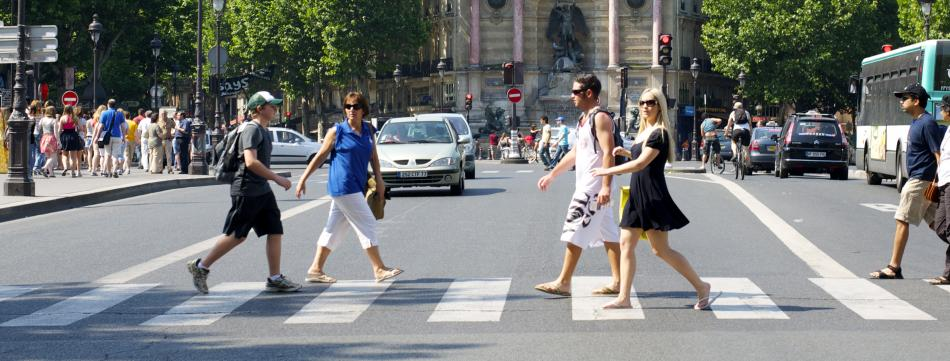
#> input picture pedestrian.jpg, 950 x 361 px
$ python -i hog.py   (imports and definitions only)   (older library calls are emulated)
#> lines starting #> are read from the running program, lines starting #| are printed output that depends on the picture
#> further down, picture is the input picture: shape (361, 950, 3); mean B, G, R 122.3, 123.4, 120.6
import numpy as np
import cv2
from numpy import linalg as LA


def hog(img, cell_size=8, block_size=2, bins=9):
    # Chuyển sang ảnh xám và resize ảnh
#> called with cell_size = 8, block_size = 2, bins = 9
    if len(img.shape) > 2:
        img = cv2.cvtColor(img, cv2.COLOR_BGR2GRAY)
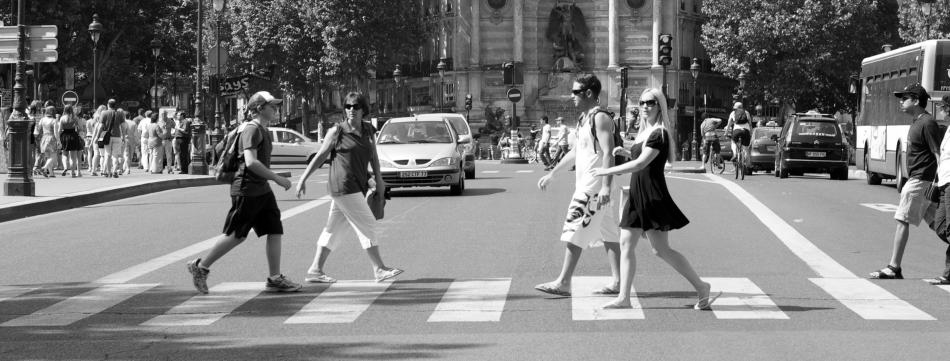
#> img: shape (361, 950); min 0, max 255, mean 122.5

    # Lấy chiêù cao và chiêù rộng cuả ảnh
    h, w = img.shape  # 128, 64
#> h = 361; w = 950
    if h != 128 or w != 64:
        img = cv2.resize(src=img, dsize=(64, 128))
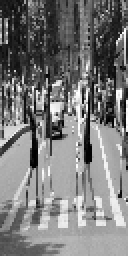
#> img: shape (128, 64) (shown 2 times larger); min 0, max 254, mean 121.7
        h, w = img.shape  # 128, 64
#> h = 128; w = 64

    """ TÍNH GRADIENT CỦA ẢNH """
    x_kernel = np.array([[-1, 0, 1]])
    y_kernel = np.array([[-1], [0], [1]])
    dx = cv2.filter2D(img, cv2.CV_32F, x_kernel)
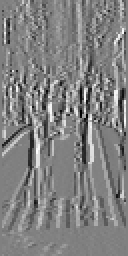
#> dx: shape (128, 64) float32 (shown 2 times larger); min -237, max 232, mean 0.7; drawn with min black and max white
    dy = cv2.filter2D(img, cv2.CV_32F, y_kernel)
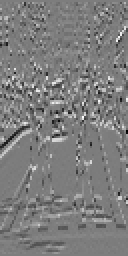
#> dy: shape (128, 64) float32 (shown 2 times larger); min -226, max 234, mean 1; drawn with min black and max white

    # Độ lớn và hướng gradient cuả toàn bộ ảnh
    maginutude = np.sqrt(np.square(dx) + np.square(dy))
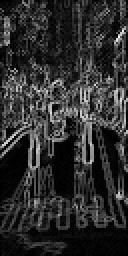
#> maginutude: shape (128, 64) float32 (shown 2 times larger); min 0, max 294.6, mean 53.6; drawn with min black and max white
    orientation = np.arctan(np.divide(dy, dx + 0.00001))  # radient
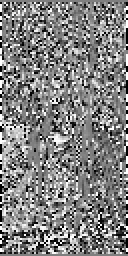
#> orientation: shape (128, 64) float32 (shown 2 times larger); min -1.57, max 1.57, mean 0.0313; drawn with min black and max white
    orientation = np.degrees(orientation)  # -90 -> 90
    orientation += 90  # 0 -> 180
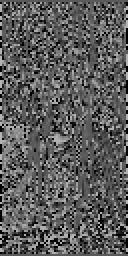
#> orientation: shape (128, 64) float32 (shown 2 times larger); min 7.63e-06, max 180, mean 91.8

    """ VOTE VÀO HISTOGRAM """
    num_cell_x = w // cell_size # 8
#> num_cell_x = 8
    num_cell_y = h // cell_size # 16
#> num_cell_y = 16

    # hist_tensor Lưu lại vote của từng cell
    hist_tensor = np.zeros([num_cell_y, num_cell_x, bins])
    for cx in range(num_cell_x):
        for cy in range(num_cell_y):
            ori = orientation[cy*cell_size:cy*cell_size +
                              cell_size, cx*cell_size:cx*cell_size+cell_size]
            mag = maginutude[cy*cell_size:cy*cell_size +
                             cell_size, cx*cell_size:cx*cell_size+cell_size]

            hist, _ = np.histogram(ori, bins=bins, range=(
                0, 180), weights=mag)  # 1D vector, 9 elements
            hist_tensor[cy, cx, :] = hist

    # Chuẩn hoá theo block
    redundant_cell = block_size - 1  # số cell thừa
    feature_tensor = np.zeros(
        [num_cell_y-redundant_cell, num_cell_x-redundant_cell, block_size*block_size*bins])
    for bx in range(num_cell_x-redundant_cell):
        for by in range(num_cell_y-redundant_cell):
            by_from = by
            by_to = by + block_size
            bx_from = bx
            bx_to = bx + block_size
            v = hist_tensor[by_from:by_to, bx_from:bx_to, :].flatten()
            feature_tensor[by, bx, :] = v/(LA.norm(v, 2)+0.00001)
            # if np.isnan(feature_tensor[by, bx, :]).any():
            #     feature_tensor[by, bx, :] = v

    # Vector đặc trưng đã chuẩn hoá
    return feature_tensor.flatten() # 3780 feature

>>> import cv2
>>> picture = cv2.imread('pedestrian.jpg')
>>> result = hog(picture)
#> result = 3780 values, max 0.926 at index 2425, min 0 at index 196, mean 0.118

$ run again, on people.jpg
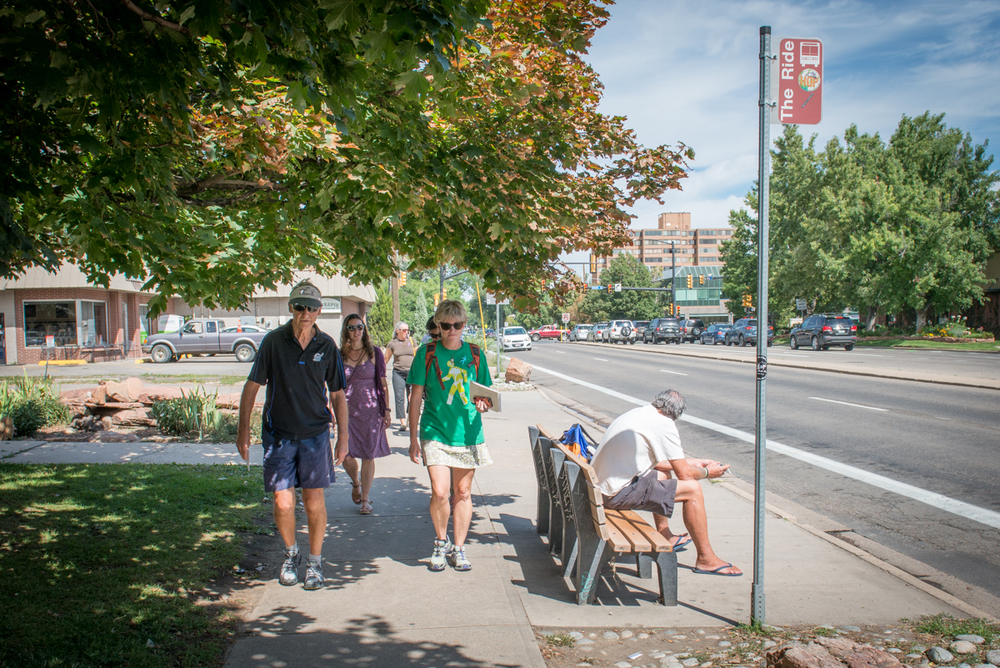
#> input picture people.jpg, 1000 x 668 px
#> picture is the input picture: shape (668, 1000, 3); mean B, G, R 104.8, 121.2, 117.3
#> in hog, `maginutude = np.sqrt(np.square(dx) + np.square(dy))`:
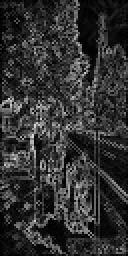
#> maginutude: shape (128, 64) float32 (shown 2 times larger); min 0, max 220.8, mean 50
#> in hog, `orientation += 90`:
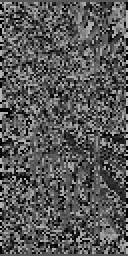
#> orientation: shape (128, 64) float32 (shown 2 times larger); min 7.63e-06, max 180, mean 88.6
#> result = 3780 values, max 0.737 at index 2765, min 0 at index 2768, mean 0.135

$ run again, on b.png
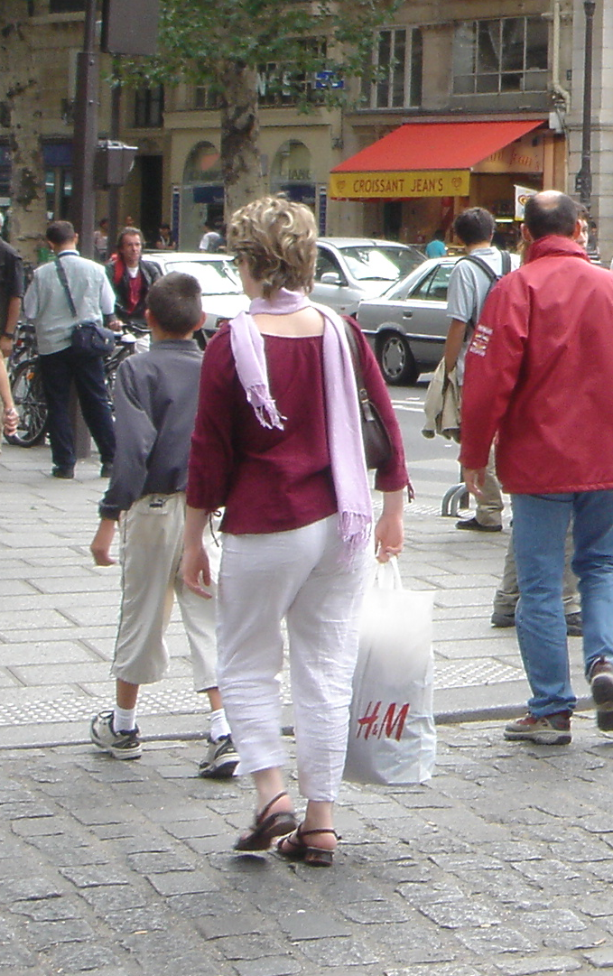
#> input picture b.png, 613 x 976 px
#> picture is the input picture: shape (976, 613, 3); mean B, G, R 130.9, 130.6, 142.7
#> in hog, `maginutude = np.sqrt(np.square(dx) + np.square(dy))`:
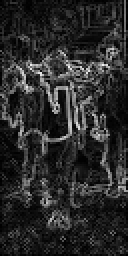
#> maginutude: shape (128, 64) float32 (shown 2 times larger); min 0, max 244, mean 42.7
#> in hog, `orientation += 90`:
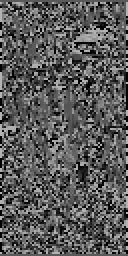
#> orientation: shape (128, 64) float32 (shown 2 times larger); min 7.63e-06, max 180, mean 90
#> result = 3780 values, max 0.856 at index 1885, min 0 at index 177, mean 0.132

$ run again, on person_and_bike_006.png
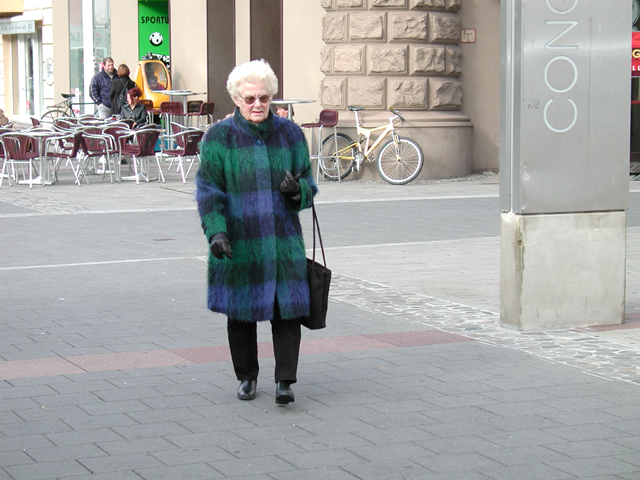
#> input picture person_and_bike_006.png, 640 x 480 px
#> picture is the input picture: shape (480, 640, 3); mean B, G, R 164, 165.4, 164.1
#> in hog, `orientation += 90`:
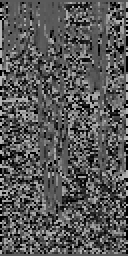
#> orientation: shape (128, 64) float32 (shown 2 times larger); min 7.63e-06, max 180, mean 87.8
#> result = 3780 values, max 0.953 at index 2182, min 0 at index 1, mean 0.112
